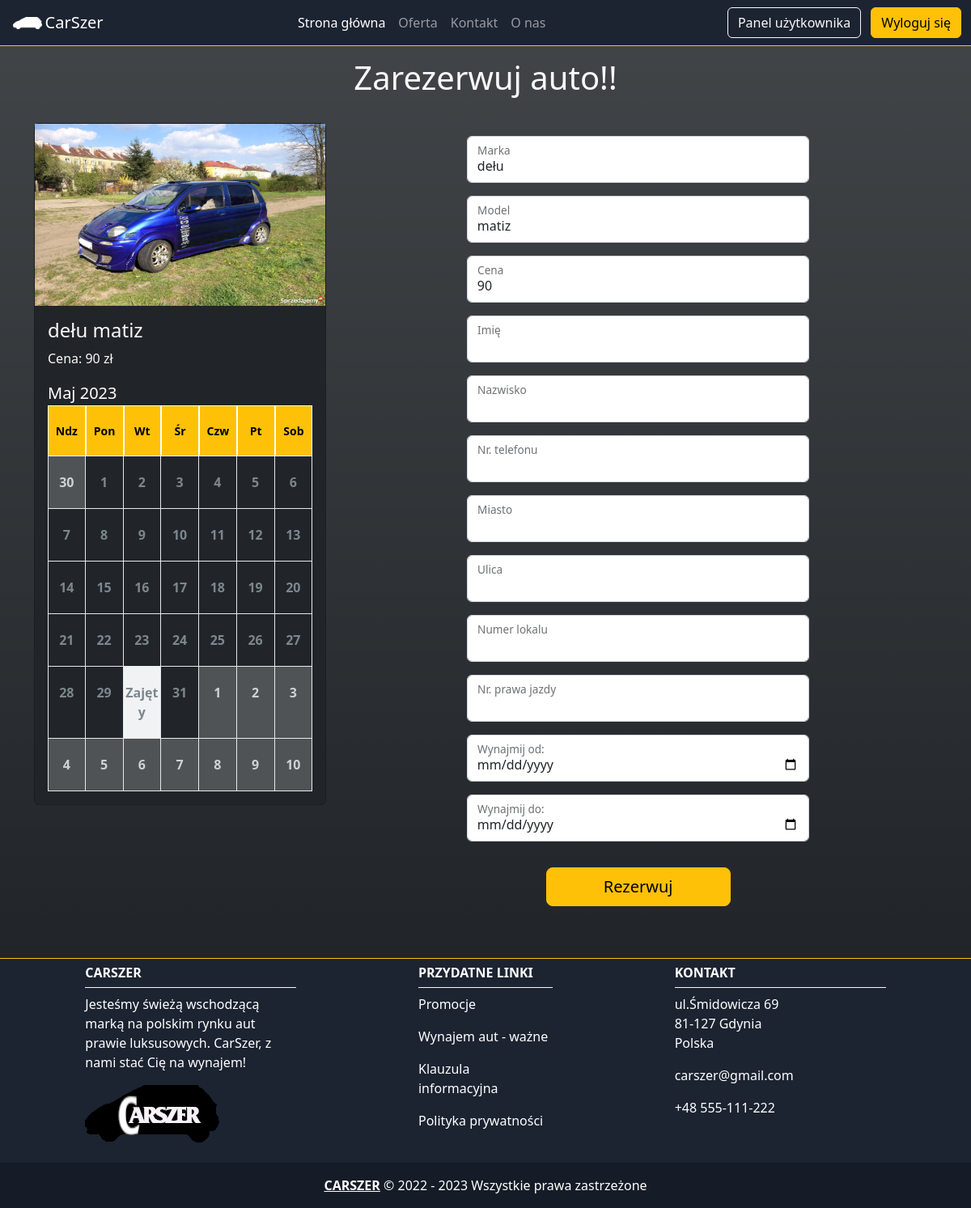
The app's page /rezerwacje.php?idcar=3 (signed in) with its own data.
### tables this page shows
CREATE TABLE `car` (
  `idcar` int(11) NOT NULL,
  `nrrejestracyjny` text DEFAULT NULL,
  `marka` text NOT NULL,
  `model` varchar(11) NOT NULL,
  `cena` float NOT NULL,
  `pojemnosc` int(11) NOT NULL,
  `moc_km` int(11) NOT NULL,
  `moment` int(11) NOT NULL,
  `opis` varchar(100) NOT NULL,
  `img` text NOT NULL,
  `visible` int(11) DEFAULT NULL
);

### rezerwacje.php (the view, shortened to what this page needs)
<?php if (empty($_SESSION['zalogowany']) && empty($_SESSION['rezerwacja']) && empty($_SESSION['userid'])): {
      header('Location: loginForm.php');
    }
  ?>
<?php else: ?>
  <?php
  $car = $_GET['idcar'];
  require_once "connect.php";
  $connect = new mysqli($host, $db_user, $db_pass, $db_name);
  $idcar = $car;
  include 'calendar.php';
  $calendar = new Calendar(date('Y-m-d'));
  $sql = "SELECT data_start, ile_dni FROM reservation where idcar = $idcar";
  $result = mysqli_query($connect, $sql);
  while ($pole = $result->fetch_assoc()) {
    $calendar->add_event('Zajęty', $pole['data_start'], $pole['ile_dni']);
  }
  ?>
  <!DOCTYPE html>
  <html lang="pl-PL">
  <head>
    <link href="https://cdn.jsdelivr.net/npm/bootstrap@5.2.3/dist/css/bootstrap.min.css" rel="stylesheet"
>
    <link href="calendar.css" rel="stylesheet" type="text/css">
  </head>
  <body>
    <?php if (isset($_SESSION['zalogowany'])): {
      include("userNav.php");
    } ?>
    <?php endif; ?>
    <main class="bg-dark bg-gradient">
      <div class="album py-5 ">
        <p class="h1 text-center text-light py-4">Zarezerwuj auto!!</p>
        <div class="container">
          <div class="row row-cols-1 row-cols-sm-2 row-cols-md-3 g-3 ">
            <?php
            $car = $_GET['idcar'];
            require_once "connect.php";
            $connect = new mysqli($host, $db_user, $db_pass, $db_name);
            $sql = "SELECT idcar, marka, model, cena,img FROM car where idcar = $car";
            $result = mysqli_query($connect, $sql);
            while ($pole = $result->fetch_assoc()) {
              echo "
          <div class='col'>
            <div class='card bg-dark text-light'>
              <img width='100%' height='225'
                src={$pole["img"]}
                alt=...>
              <div class='card-body'>
                <p class='h4 card-text'>
                {$pole['marka']}
                {$pole['model']}
                </p>
                <p class='card-text'>Cena: {$pole["cena"]} zł</p>
                <p class='card-text'></p>
                <div>
                  $calendar
                </div>
              </div>
            </div>
          </div>
    ";
            }
            ?>
            <?php
            $sql = "SELECT idcar, marka, model, cena,img FROM car where idcar = $car";
            $result = mysqli_query($connect, $sql);
            while ($row = $result->fetch_assoc()) {
              $marka = $row['marka'];
              $model = $row['model'];
              $cena = $row['cena'];
            }
            ?>
            <div class="col-md-5 mx-auto text-center">
              <form method="POST">
                <div class="form-floating m-3">
                  <input type="text" class="form-control" id="marka" name="marka" value="<?php echo "$marka" ?>" readonly>
                  <label for="Marka">Marka</label>
                </div>
                <div class="form-floating m-3">
                  <input type="text" class="form-control" id="model" name="model" value="<?php echo "$model" ?>" readonly>
                  <label for="model">Model</label>
                </div>
                <div class="form-floating m-3">
                  <input type="text" class="form-control" id="cena" name="cena" value="<?php echo "$cena" ?>" readonly>
                  <label for="cena">Cena</label>
                </div>
                <div class="form-floating m-3">
                  <input type="text" class="form-control" id="name" name="name" >
                  <label for="name">Imię</label>
                </div>
                <div class="form-floating m-3">
                  <input type="text" class="form-control" id="nazwisko" name="nazwisko" >
                  <label for="nazwisko">Nazwisko</label>
                </div>
                <div class="form-floating m-3">
                  <input type="text" class="form-control" id="telefon" name="telefon" pattern="^\d{9}" required>
                  <label for="telefon">Nr. telefonu</label>
                </div>
                <div class="form-floating m-3">
                  <input type="text" class="form-control" id="miasto" pattern="^\w{3,50}" name="miasto" required>
                  <label for="miasto">Miasto</label>
                </div>
                <div class="form-floating m-3">
                  <input type="text" class="form-control" id="ulica"  name="ulica" required>
                  <label for="ulica">Ulica</label>
                </div>
                <div class="form-floating m-3">
                  <input type="text" class="form-control" id="numer" name="numer" required>
                  <label for="numer">Numer lokalu</label>
                </div>
                <div class="form-floating m-3">
                  <input type="text" class="form-control" id="prawojazdy" name="prawojazdy" required>
                  <label for="prawojazdy">Nr. prawa jazdy</label>
                </div>
                <div class="form-floating m-3">
                  <input type="date" class="form-control" id="dataod" name="dataod" required>
                  <label for="dataod">Wynajmij od:</label>
                </div>
                <div class="form-floating m-3">
                  <input type="date" class="form-control" id="datado" name="datado" required>
                  <label for="datado">Wynajmij do:</label>
                </div>
                <button class="w-50 btn btn-lg btn-warning m-md-3" type="submit" name="submit">Rezerwuj</button>
              </form>
            </div>
          </div>
        </div>
    </main>
    <?php include("footer.php"); ?>
  </body>
  </html>
<?php endif; ?>

### userNav.php (shortened to what this page needs)
<header>
    <nav class="navbar navbar-expand-md navbar-dark fixed-top border-bottom border-warning"
      style="background-color: #1c2331">
      <div class="container-fluid">
      <img src='img/matizB.png' height="15px" class="m-1">
        <a class="navbar-brand" href="#">CarSzer</a>
        <div class="collapse navbar-collapse" id="navbarCollapse">
          <ul class="navbar-nav m-auto mb-2 justify-content-center mb-md-0">
            <li class="nav-item">
              <a class="nav-link active" aria-current="page" href="index.php">Strona główna</a>
            </li>
            <li class="nav-item">
              <a class="nav-link" href="oferta.php">Oferta</a>
            </li>
            <li class="nav-item">
              <a class="nav-link" href="#">Kontakt</a>
            </li>
            <li class="nav-item">
              <a class="nav-link" href="#">O nas</a>
            </li>
          </ul>
          <div class="text-end">
            <button class="btn btn-outline-light me-2" type="button" onclick="window.location='userDash.php'" id="logButton">Panel
              użytkownika</button>
            <a class="btn btn-warning" type="submit" href="wyloguj.php">Wyloguj się</a>
          </div>
        </div>
      </div>
    </nav>
  </header>

### calendar.php (shortened to what this page needs)
<?php
class Calendar {
    private $active_year, $active_month, $active_day;
    private $events = [];
    public function __construct($date = null) {
        $this->active_year = $date != null ? date('Y', strtotime($date)) : date('Y');
        $this->active_month = $date != null ? date('m', strtotime($date)) : date('m');
        $this->active_day = $date != null ? date('d', strtotime($date)) : date('d');
    }
    public function add_event($txt, $date, $days = 1, $color = '') {
        $color = $color ? ' ' . $color : $color;
        $this->events[] = [$txt, $date, $days, $color];
    }
    public function __toString() {
        $m_en = array("Jan", "Feb", "Mar", "Apr", "May", "Jun", "Jul", "Aug", "Sep", "Oct", "Nov", "Dec");
        $m_pol = array("Styczeń", "Luty", "Marzec", "Kwiecień", "Maj", "Czerwiec", "Lipiec", "Sierpień", "Wrzesień", "Październik", "Listopad", "Grudzień");
        $d_en = ['Sun','Mon','Tue','Wed', 'Thu', 'Fri', 'Sat'];
        $d_pol = ['Ndz','Pon','Wt', 'Śr','Czw', 'Pt', 'Sob'];
        $num_days = date('t', strtotime($this->active_day . '-' . $this->active_month . '-' . $this->active_year));
        $num_days_last_month = date('j', strtotime('last day of previous month', strtotime($this->active_day . '-' . $this->active_month . '-' . $this->active_year)));
        $days = [0 => 'Sun', 1 => 'Mon', 2 => 'Tue', 3 => 'Wed', 4 => 'Thu', 5 => 'Fri', 6 => 'Sat'];
        $first_day_of_week = array_search(date('D', strtotime($this->active_year . '-' . $this->active_month . '-1')), $days);
        $html = '<div class="calendar">';
        $html .= '<div class="header">';
        $html .= '<div class="month-year">';
        $html .= str_replace($m_en, $m_pol, (date('M', strtotime($this->active_year . '-' . $this->active_month . '-' . $this->active_day))));
        $html .= date(' Y', strtotime($this->active_year . '-' . $this->active_month . '-' . $this->active_day));
        $html .= '</div>';
        $html .= '</div>';
        $html .= '<div class="days">';
        foreach ($days as $day) {
            $html .= '
                <div class="day_name">
                    ' . str_replace($d_en, $d_pol, $day) . '
                </div>
            ';
        }
        for ($i = $first_day_of_week; $i > 0; $i--) {
            $html .= '
                <div class="day_num ignore">
                     '. ($num_days_last_month-$i+1) . '
                </div>
            ';
        }
        for ($i = 1; $i <= $num_days; $i++) {
            $selected = '';
            if ($i == $this->active_day) {
                $selected = ' selected';
            }
            $zaj = $i;
            $html .= '<div class="day_num' . $selected . '">';
            foreach ($this->events as $event) {
                for ($d = 0; $d <= ($event[2] - 1); $d++) {
                    if (date('y-m-d', strtotime($this->active_year . '-' . $this->active_month . '-' . $i . ' -' . $d . ' day')) == date('y-m-d', strtotime($event[1]))) {
                        $zaj = $event[0];
                    }
                }
            }
            $html .= $zaj;
            $html .= '</div>';
        }
        for ($i = 1; $i <= (42-$num_days-max($first_day_of_week, 0)); $i++) {
            $html .= '
                <div class="day_num ignore">
                    ' . $i . '
                </div>
            ';
        }
        $html .= '</div>';
        $html .= '</div>';
        return $html;
    }
}
?>

### footer.php (shortened to what this page needs)
<html>
<body>
  <footer class="text-center text-lg-start text-white" style="background-color: #1c2331">
    <section class="border-top border-warning">
      <div class="container text-center text-md-start ">
        <div class="row">
          <div class="col-md-3 col-lg-4 col-xl-3 mx-auto mb-4">
            <h6 class="text-uppercase fw-bold border-bottom border-light py-2">CarSzer</h6>
            <p>
              Jesteśmy świeżą wschodzącą marką na polskim rynku aut prawie luksusowych.
              CarSzer, z nami stać Cię na wynajem!
            </p>
            <div width="100%">
              <img class="mx-auto" src='img\matiz.png'>
            </div>
          </div>
          <div class="col-md-3 col-lg-2 col-xl-2 mx-auto mb-4">
            <h6 class="text-uppercase fw-bold border-bottom border-light py-2">Przydatne linki</h6>
              <a href="promocjeForm.php" class="text-white text-decoration-none">Promocje</a>
            <p>
              <a href="WynajemAutForm.php" class="text-white text-decoration-none">Wynajem aut - ważne</a>
            </p>
            <p>
              <a href="klauzuraInformacyjnaForm.php" class="text-white text-decoration-none">Klauzula informacyjna</a>
            </p>
            <p>
              <a href="politykaPrywatnosciForm.php" class="text-white text-decoration-none">Polityka prywatności</a>
            </p>
          </div>
          <div class="col-md-4 col-lg-3 col-xl-3 mx-auto mb-md-0 mb-4 ">
            <h6 class="text-uppercase fw-bold border-bottom border-light py-2">Kontakt</h6>
            <p><i class="fas fa-home mr-3"></i>ul.Śmidowicza 69<br>
              81-127 Gdynia
              <br>Polska
            </p>
            <p><i class="fas fa-envelope mr-3 "></i><a href="mailto:carszer@gmail.com"
                class="text-decoration-none text-white">carszer@gmail.com</a></p>
            <p><i class="fas fa-phone mr-3 "></i>+48 555-111-222</p>
          </div>
        </div>
      </div>
    </section>
    <div class="text-center p-3" style="background-color: rgba(0, 0, 0, 0.2)">
      <a class="text-white" href="https:\\carszer.bialystok.pl"><b>CARSZER</b></a> © 2022 - 2023 Wszystkie prawa
      zastrzeżone
    </div>
  </footer>
</body>
</html>

### calendar.css (style rules this page uses)
.calendar { display: flex; flex-flow: column; font-family: var(--bs-body-font-family); }
.calendar .header .month-year { font-size: 20px; font-weight: light; color: white; }
.calendar .days { display: flex; flex-flow: wrap; text-align: center; }
.calendar .days .day_name { width: calc(100% / 7); text-align: center; white-space: nowrap; border: 1px solid white; padding-top: 20px; padding-bottom:20px; font-size: 14px; background-color: #ffc107; font-weight: bold; color: rgb(0, 0, 0); }
.calendar .days .day_num { display: flex; flex-flow: column; width: calc(100% / 7); border-right: 1px solid #e6e9ea; border-bottom: 1px solid #e6e9ea; padding-top: 20px; padding-bottom:20px; font-weight: bold; color: #7c878d; cursor: pointer; min-height: 40px; text-align: center; }
.calendar .days .day_num:nth-child(7n+1) { border-left: 1px solid #e6e9ea; }
.calendar .days .day_num.ignore { background-color: #fdfdfd36; color: #ced2d4; cursor: inherit; padding-top: 20px; padding-bottom:20px; text-align: center; }
.calendar .days .day_num.selected { background-color: #f1f2f3; cursor: inherit; }

### records on screen
car: img (picture), marka "dełu", model "matiz", cena "90", day "Ndz", day "Pon", day "Wt", day "Śr", day "Czw", day "Pt", day "Sob", i "30", value "1", value "2", value "3", value "4", value "5", value "6", value "7", value "8", value "9", value "10", value "11", value "12", value "13", value "14", value "15", value "16", value "17", value "18", value "19", value "20", value "21", value "22", value "23", value "24", value "25", value "26", value "27", value "28", value "29", value "Zajęty", value "31"
